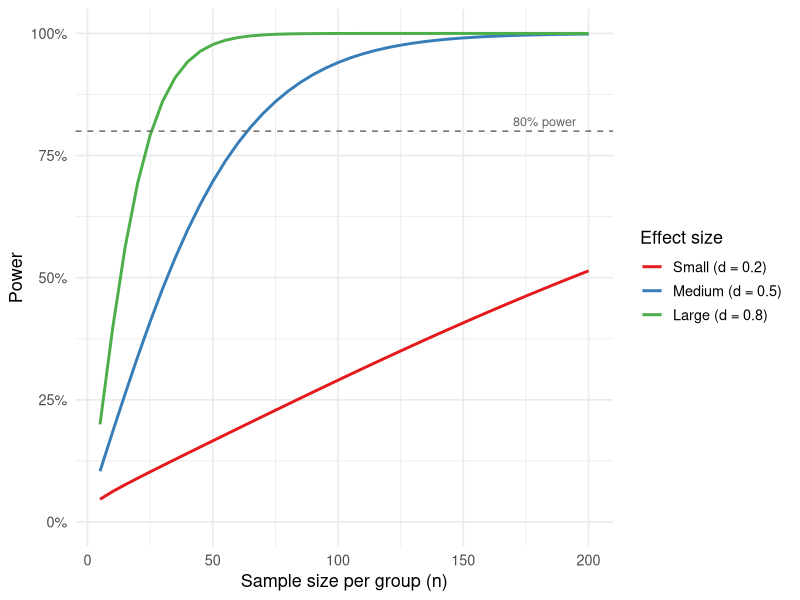

Here is the R script that generated this plot:
## ---- chunk 1
#| label: setup
#| include: false

library(ggplot2)
library(dplyr)
## ---- chunk 2
#| label: fig-power
#| fig-cap: "Power curves for a two-sample t-test (α = 0.05, two-tailed) across small (d = 0.2), medium (d = 0.5), and large (d = 0.8) Cohen's d effect sizes."

effect_sizes <- c(0.2, 0.5, 0.8)
n_seq <- seq(5, 200, by = 5)

power_grid <- expand.grid(n = n_seq, d = effect_sizes) |>
  rowwise() |>
  mutate(
    power = power.t.test(
      n = n, delta = d, sd = 1,
      sig.level = 0.05, type = "two.sample",
      alternative = "two.sided"
    )$power
  ) |>
  ungroup() |>
  mutate(effect = factor(d, labels = c("Small (d = 0.2)",
                                        "Medium (d = 0.5)",
                                        "Large (d = 0.8)")))

ggplot(power_grid, aes(x = n, y = power, color = effect)) +
  geom_line(linewidth = 1) +
  geom_hline(yintercept = 0.80, linetype = "dashed", color = "grey40") +
  annotate("text", x = 195, y = 0.82, label = "80% power",
           hjust = 1, size = 3.2, color = "grey40") +
  scale_y_continuous(labels = scales::percent_format(),
                     limits = c(0, 1)) +
  scale_color_brewer(palette = "Set1") +
  labs(x = "Sample size per group (n)",
       y = "Power",
       color = "Effect size") +
  theme_minimal(base_size = 13)
## ---- chunk 3
#| label: tbl-summary
#| tbl-cap: "Minimum sample size per group required to achieve 80% power at α = 0.05 (two-tailed two-sample t-test)."

min_n_table <- tibble(
  `Effect size (d)` = c(0.2, 0.5, 0.8),
  Label = c("Small", "Medium", "Large")
) |>
  rowwise() |>
  mutate(
    `Min n per group` = ceiling(
      power.t.test(
        delta = `Effect size (d)`, sd = 1,
        sig.level = 0.05, power = 0.80,
        type = "two.sample", alternative = "two.sided"
      )$n
    )
  ) |>
  ungroup()

knitr::kable(min_n_table)
